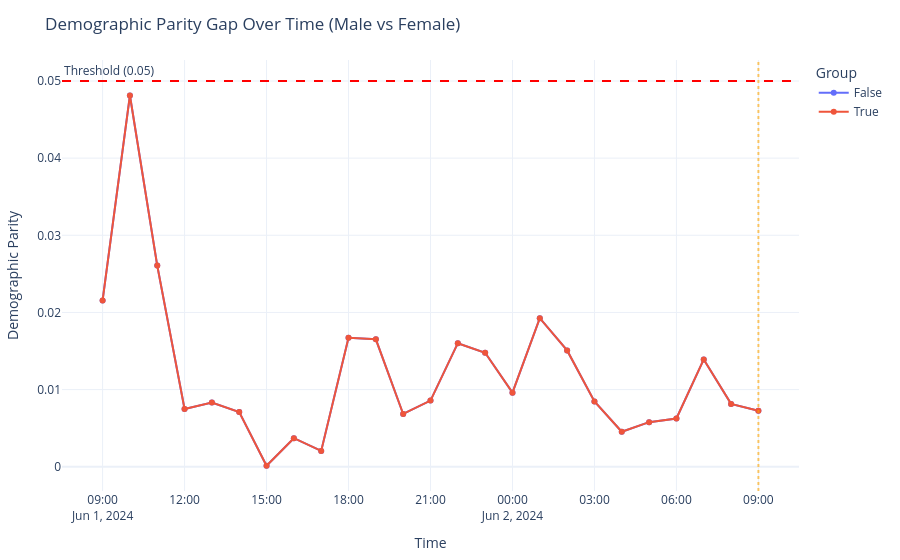

Write notebook code for a chart like this one.
### Markdown cell above
### 4a. Demographic parity over time

### Code cell
fig = dashboard.trend_plot(
    history,
    metric="demographic_parity",
    group_col="gender",
    threshold=engine.get_threshold("demographic_parity"),
    alert_timestamps=[a.timestamp for a in alerts if a.metric == "demographic_parity"],
    title="Demographic Parity Gap Over Time (Male vs Female)",
)
fig.show()

### Figure 1 — Plotly figure (JSON) as saved in the notebook; plotly's stock layout.template omitted (floating-point values rounded to 4 significant figures)
{"data": [{"hovertemplate": "gender=False<br>Time=%{x}<br>Demographic Parity=%{y}<extra></extra>", "legendgroup": "False", "line": {"color": "#636efa", "dash": "solid"}, "marker": {"symbol": "circle"}, "mode": "lines+markers", "name": "False", "orientation": "v", "showlegend": true, "type": "scatter", "x": ["2024-06-01T09:00:00.000000000", "2024-06-01T10:00:00.000000000", "2024-06-01T11:00:00.000000000", "2024-06-01T12:00:00.000000000", "2024-06-01T13:00:00.000000000", "2024-06-01T14:00:00.000000000", "2024-06-01T15:00:00.000000000", "2024-06-01T16:00:00.000000000", "2024-06-01T17:00:00.000000000", "2024-06-01T18:00:00.000000000", "2024-06-01T19:00:00.000000000", "2024-06-01T20:00:00.000000000", "2024-06-01T21:00:00.000000000", "2024-06-01T22:00:00.000000000", "2024-06-01T23:00:00.000000000", "2024-06-02T00:00:00.000000000", "2024-06-02T01:00:00.000000000", "2024-06-02T02:00:00.000000000", "2024-06-02T03:00:00.000000000", "2024-06-02T04:00:00.000000000", "2024-06-02T05:00:00.000000000", "2024-06-02T06:00:00.000000000", "2024-06-02T07:00:00.000000000", "2024-06-02T08:00:00.000000000", "2024-06-02T09:00:00.000000000"], "xaxis": "x", "y": [0.02156, 0.04812, 0.02607, 0.007495, 0.008314, 0.007081, 0.0001363, 0.003703, 0.002057, 0.01673, 0.01652, 0.00684, 0.008574, 0.01602, 0.01478, 0.009606, 0.01926, 0.01508, 0.008461, 0.004537, 0.00578, 0.006252, 0.01391, 0.008149, 0.007253], "yaxis": "y"}, {"hovertemplate": "gender=True<br>Time=%{x}<br>Demographic Parity=%{y}<extra></extra>", "legendgroup": "True", "line": {"color": "#EF553B", "dash": "solid"}, "marker": {"symbol": "circle"}, "mode": "lines+markers", "name": "True", "orientation": "v", "showlegend": true, "type": "scatter", "x": ["2024-06-01T09:00:00.000000000", "2024-06-01T10:00:00.000000000", "2024-06-01T11:00:00.000000000", "2024-06-01T12:00:00.000000000", "2024-06-01T13:00:00.000000000", "2024-06-01T14:00:00.000000000", "2024-06-01T15:00:00.000000000", "2024-06-01T16:00:00.000000000", "2024-06-01T17:00:00.000000000", "2024-06-01T18:00:00.000000000", "2024-06-01T19:00:00.000000000", "2024-06-01T20:00:00.000000000", "2024-06-01T21:00:00.000000000", "2024-06-01T22:00:00.000000000", "2024-06-01T23:00:00.000000000", "2024-06-02T00:00:00.000000000", "2024-06-02T01:00:00.000000000", "2024-06-02T02:00:00.000000000", "2024-06-02T03:00:00.000000000", "2024-06-02T04:00:00.000000000", "2024-06-02T05:00:00.000000000", "2024-06-02T06:00:00.000000000", "2024-06-02T07:00:00.000000000", "2024-06-02T08:00:00.000000000", "2024-06-02T09:00:00.000000000"], "xaxis": "x", "y": [0.02156, 0.04812, 0.02607, 0.007495, 0.008314, 0.007081, 0.0001363, 0.003703, 0.002057, 0.01673, 0.01652, 0.00684, 0.008574, 0.01602, 0.01478, 0.009606, 0.01926, 0.01508, 0.008461, 0.004537, 0.00578, 0.006252, 0.01391, 0.008149, 0.007253], "yaxis": "y"}], "layout": {"annotations": [{"showarrow": false, "text": "Threshold (0.05)", "x": 0, "xanchor": "left", "xref": "x domain", "y": 0.05, "yanchor": "bottom", "yref": "y"}], "hovermode": "x unified", "legend": {"title": {"text": "Group"}, "tracegroupgap": 0}, "margin": {"b": 60, "l": 60, "r": 30, "t": 60}, "shapes": [{"line": {"color": "red", "dash": "dash"}, "type": "line", "x0": 0, "x1": 1, "xref": "x domain", "y0": 0.05, "y1": 0.05, "yref": "y"}, {"line": {"color": "orange", "dash": "dot"}, "opacity": 0.6, "type": "line", "x0": "2024-06-02T09:00:00", "x1": "2024-06-02T09:00:00", "xref": "x", "y0": 0, "y1": 1, "yref": "y domain"}], "title": {"text": "Demographic Parity Gap Over Time (Male vs Female)"}, "xaxis": {"anchor": "y", "domain": [0, 1], "title": {"text": "Time"}}, "yaxis": {"anchor": "x", "domain": [0, 1], "title": {"text": "Demographic Parity"}}}}
